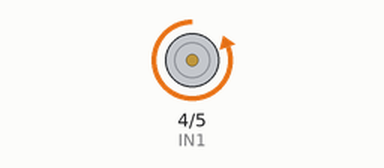
This sketch was run on a simulated Arduino Uno, built with avr-gcc and run on an emulated ATmega328P. On the bench: motor-driver pin pairs drawn as motors (green arrow = first pin HIGH = forward, orange = second pin HIGH = backward, longer = more drive).

Above: at 1.0 s.
At 3.0 s:
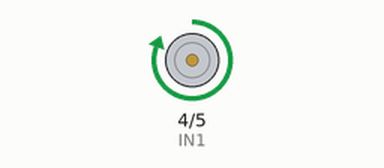
Timing chart, 0 to 5.2 s (numbered marks = the images above):
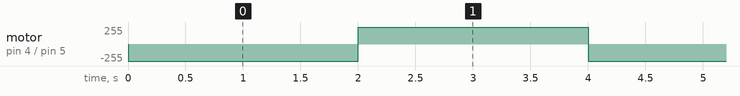

Measured:
- by itself, motor on pin 4 (IN1) / pin 5 (IN2): alternates forward 255/255 for 2.0 s and backward 255/255 for 2.0 s

The sketch:

2-channel-relay-module-5v.ino
```cpp
//the relays connect to
int IN1 = 4;
int IN2 = 5;

#define ON   0
#define OFF  1

void setup()
{
  relay_init();//initialize the relay
}

void loop() {
  relay_SetStatus(ON, OFF);//turn on RELAY_1
  delay(2000);//delay 2s
  relay_SetStatus(OFF, ON);//turn on RELAY_2
  delay(2000);//delay 2s
}

void relay_init(void)//initialize the relay
{
  //set all the relays OUTPUT
  pinMode(IN1, OUTPUT);
  pinMode(IN2, OUTPUT);
  relay_SetStatus(OFF, OFF); //turn off all the relay
}

//set the status of relays
void relay_SetStatus( unsigned char status_1,  unsigned char status_2)
{
  digitalWrite(IN1, status_1);
  digitalWrite(IN2, status_2);
}
```
